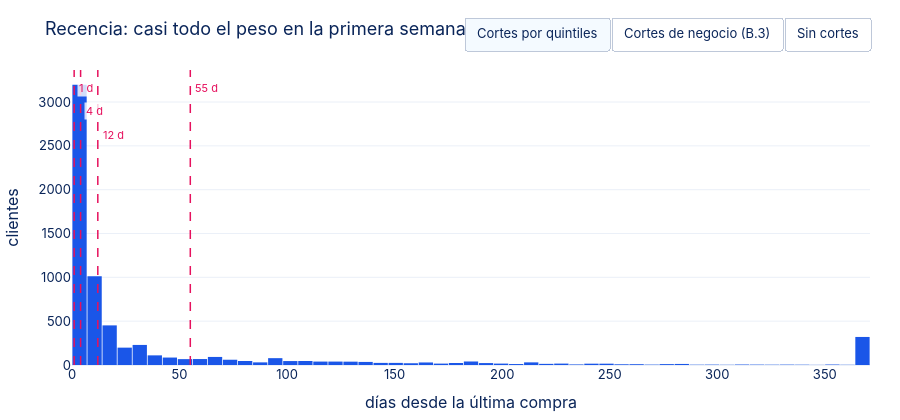

The code cell stored with this chart in its notebook:
### Markdown cell above
F y M tienen una correlación de **0.54**: el que compra seguido suele gastar más, pero no siempre (un cliente que compra
pasajes dos veces al año gasta mucho con poca frecuencia). Por eso las juntamos en un solo eje de **valor**, sin perder
ninguna de las dos.

### Demostración B.2 — Los quintiles no sirven para la recencia de esta cartera

### Code cell
# ── DEMOSTRACIÓN B.2 ──────────────────────────────────────────────────
if rfm is not None:
    cortes = rfm["recencia"].quantile([0, .2, .4, .6, .8, 1]).values
    print("Cortes de los quintiles de recencia (días):", cortes)
    print("\nCon quintiles, un cliente que compró hace 13 días recibiría R = 2 (de 5),")
    print("el mismo puntaje bajo que uno que no compra hace casi dos meses.")

    def lineas(valores, color, prefijo):
        shapes = [dict(type="line", x0=v, x1=v, y0=0, y1=1, yref="paper", line=dict(color=color, dash="dash", width=1.5))
                  for v in valores]
        # etiquetas escalonadas para que no se encimen cuando los cortes están muy juntos
        notas = [dict(x=v, y=0.97 - 0.08 * (k % 3), yref="paper", text=f"{prefijo}{v:g} d", showarrow=False,
                      xanchor="left", xshift=3, bgcolor="rgba(255,255,255,0.8)",
                      font=dict(color=color, size=11)) for k, v in enumerate(valores)]
        return shapes, notas

    sh_q, an_q = lineas(cortes[1:-1], MAG, "")
    sh_n, an_n = lineas([7, 30, 60, 120], GREEN, "")

    fig = px.histogram(rfm, x="recencia", color_discrete_sequence=[BLUE])
    fig.update_traces(xbins=dict(start=0, end=370, size=7),
                      hovertemplate="Recencia %{x} días<br>%{y:,} clientes<extra></extra>")
    fig.update_layout(
        title="Recencia: casi todo el peso en la primera semana",
        xaxis_title="días desde la última compra", yaxis_title="clientes", height=420, bargap=0.05,
        shapes=sh_q, annotations=an_q,
        updatemenus=[dict(type="buttons", direction="right", x=1, xanchor="right", y=1.18, showactive=True,
                          buttons=[dict(label="Cortes por quintiles", method="relayout",
                                        args=[{"shapes": sh_q, "annotations": an_q}]),
                                   dict(label="Cortes de negocio (B.3)", method="relayout",
                                        args=[{"shapes": sh_n, "annotations": an_n}]),
                                   dict(label="Sin cortes", method="relayout",
                                        args=[{"shapes": [], "annotations": []}])])])
    fig.show()

### Figure 1 — Plotly figure (JSON) as saved in the notebook; plotly's stock layout.template omitted (floating-point values rounded to 4 significant figures; data arrays with more than 128 entries replaced by an {"elided": "..."} marker saying what was removed)
{"data": [{"bingroup": "x", "hovertemplate": "Recencia %{x} días<br>%{y:,} clientes<extra></extra>", "legendgroup": "", "marker": {"color": "#1A56E8", "pattern": {"shape": ""}}, "name": "", "orientation": "v", "showlegend": false, "type": "histogram", "x": {"elided": "6685 int values"}, "xaxis": "x", "xbins": {"end": 370, "size": 7, "start": 0}, "yaxis": "y"}], "layout": {"annotations": [{"bgcolor": "rgba(255,255,255,0.8)", "font": {"color": "#E6115E", "size": 11}, "showarrow": false, "text": "1 d", "x": 1, "xanchor": "left", "xshift": 3, "y": 0.97, "yref": "paper"}, {"bgcolor": "rgba(255,255,255,0.8)", "font": {"color": "#E6115E", "size": 11}, "showarrow": false, "text": "4 d", "x": 4, "xanchor": "left", "xshift": 3, "y": 0.89, "yref": "paper"}, {"bgcolor": "rgba(255,255,255,0.8)", "font": {"color": "#E6115E", "size": 11}, "showarrow": false, "text": "12 d", "x": 12, "xanchor": "left", "xshift": 3, "y": 0.81, "yref": "paper"}, {"bgcolor": "rgba(255,255,255,0.8)", "font": {"color": "#E6115E", "size": 11}, "showarrow": false, "text": "55 d", "x": 55, "xanchor": "left", "xshift": 3, "y": 0.97, "yref": "paper"}], "bargap": 0.05, "barmode": "relative", "height": 420, "legend": {"tracegroupgap": 0}, "shapes": [{"line": {"color": "#E6115E", "dash": "dash", "width": 1.5}, "type": "line", "x0": 1, "x1": 1, "y0": 0, "y1": 1, "yref": "paper"}, {"line": {"color": "#E6115E", "dash": "dash", "width": 1.5}, "type": "line", "x0": 4, "x1": 4, "y0": 0, "y1": 1, "yref": "paper"}, {"line": {"color": "#E6115E", "dash": "dash", "width": 1.5}, "type": "line", "x0": 12, "x1": 12, "y0": 0, "y1": 1, "yref": "paper"}, {"line": {"color": "#E6115E", "dash": "dash", "width": 1.5}, "type": "line", "x0": 55, "x1": 55, "y0": 0, "y1": 1, "yref": "paper"}], "title": {"text": "Recencia: casi todo el peso en la primera semana"}, "updatemenus": [{"buttons": [{"args": [{"annotations": [{"bgcolor": "rgba(255,255,255,0.8)", "font": {"color": "#E6115E", "size": 11}, "showarrow": false, "text": "1 d", "x": 1, "xanchor": "left", "xshift": 3, "y": 0.97, "yref": "paper"}, {"bgcolor": "rgba(255,255,255,0.8)", "font": {"color": "#E6115E", "size": 11}, "showarrow": false, "text": "4 d", "x": 4, "xanchor": "left", "xshift": 3, "y": 0.89, "yref": "paper"}, {"bgcolor": "rgba(255,255,255,0.8)", "font": {"color": "#E6115E", "size": 11}, "showarrow": false, "text": "12 d", "x": 12, "xanchor": "left", "xshift": 3, "y": 0.81, "yref": "paper"}, {"bgcolor": "rgba(255,255,255,0.8)", "font": {"color": "#E6115E", "size": 11}, "showarrow": false, "text": "55 d", "x": 55, "xanchor": "left", "xshift": 3, "y": 0.97, "yref": "paper"}], "shapes": [{"line": {"color": "#E6115E", "dash": "dash", "width": 1.5}, "type": "line", "x0": 1, "x1": 1, "y0": 0, "y1": 1, "yref": "paper"}, {"line": {"color": "#E6115E", "dash": "dash", "width": 1.5}, "type": "line", "x0": 4, "x1": 4, "y0": 0, "y1": 1, "yref": "paper"}, {"line": {"color": "#E6115E", "dash": "dash", "width": 1.5}, "type": "line", "x0": 12, "x1": 12, "y0": 0, "y1": 1, "yref": "paper"}, {"line": {"color": "#E6115E", "dash": "dash", "width": 1.5}, "type": "line", "x0": 55, "x1": 55, "y0": 0, "y1": 1, "yref": "paper"}]}], "label": "Cortes por quintiles", "method": "relayout"}, {"args": [{"annotations": [{"bgcolor": "rgba(255,255,255,0.8)", "font": {"color": "#12B886", "size": 11}, "showarrow": false, "text": "7 d", "x": 7, "xanchor": "left", "xshift": 3, "y": 0.97, "yref": "paper"}, {"bgcolor": "rgba(255,255,255,0.8)", "font": {"color": "#12B886", "size": 11}, "showarrow": false, "text": "30 d", "x": 30, "xanchor": "left", "xshift": 3, "y": 0.89, "yref": "paper"}, {"bgcolor": "rgba(255,255,255,0.8)", "font": {"color": "#12B886", "size": 11}, "showarrow": false, "text": "60 d", "x": 60, "xanchor": "left", "xshift": 3, "y": 0.81, "yref": "paper"}, {"bgcolor": "rgba(255,255,255,0.8)", "font": {"color": "#12B886", "size": 11}, "showarrow": false, "text": "120 d", "x": 120, "xanchor": "left", "xshift": 3, "y": 0.97, "yref": "paper"}], "shapes": [{"line": {"color": "#12B886", "dash": "dash", "width": 1.5}, "type": "line", "x0": 7, "x1": 7, "y0": 0, "y1": 1, "yref": "paper"}, {"line": {"color": "#12B886", "dash": "dash", "width": 1.5}, "type": "line", "x0": 30, "x1": 30, "y0": 0, "y1": 1, "yref": "paper"}, {"line": {"color": "#12B886", "dash": "dash", "width": 1.5}, "type": "line", "x0": 60, "x1": 60, "y0": 0, "y1": 1, "yref": "paper"}, {"line": {"color": "#12B886", "dash": "dash", "width": 1.5}, "type": "line", "x0": 120, "x1": 120, "y0": 0, "y1": 1, "yref": "paper"}]}], "label": "Cortes de negocio (B.3)", "method": "relayout"}, {"args": [{"annotations": [], "shapes": []}], "label": "Sin cortes", "method": "relayout"}], "direction": "right", "showactive": true, "type": "buttons", "x": 1, "xanchor": "right", "y": 1.18}], "xaxis": {"anchor": "y", "domain": [0, 1], "title": {"text": "días desde la última compra"}}, "yaxis": {"anchor": "x", "domain": [0, 1], "title": {"text": "clientes"}}}}
